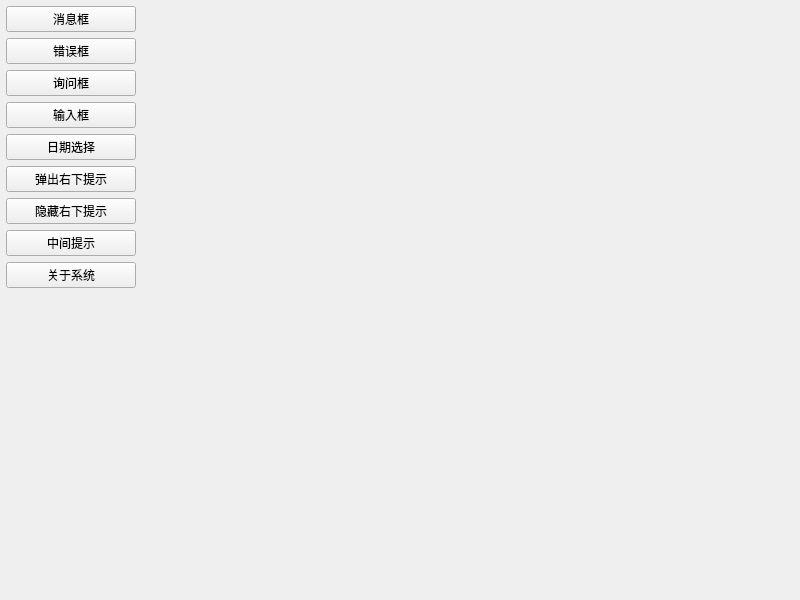
<?xml version="1.0" encoding="UTF-8"?>
<ui version="4.0">
 <class>frmDemoHelper</class>
 <widget class="QWidget" name="frmDemoHelper">
  <property name="geometry">
   <rect>
    <x>0</x>
    <y>0</y>
    <width>800</width>
    <height>600</height>
   </rect>
  </property>
  <property name="windowTitle">
   <string>Form</string>
  </property>
  <layout class="QGridLayout" name="gridLayout">
   <property name="leftMargin">
    <number>6</number>
   </property>
   <property name="topMargin">
    <number>6</number>
   </property>
   <property name="rightMargin">
    <number>6</number>
   </property>
   <property name="bottomMargin">
    <number>6</number>
   </property>
   <property name="spacing">
    <number>6</number>
   </property>
   <item row="0" column="0">
    <widget class="QWidget" name="widget" native="true">
     <property name="minimumSize">
      <size>
       <width>130</width>
       <height>0</height>
      </size>
     </property>
     <layout class="QVBoxLayout" name="verticalLayout">
      <property name="spacing">
       <number>6</number>
      </property>
      <property name="leftMargin">
       <number>0</number>
      </property>
      <property name="topMargin">
       <number>0</number>
      </property>
      <property name="rightMargin">
       <number>0</number>
      </property>
      <property name="bottomMargin">
       <number>0</number>
      </property>
      <item>
       <widget class="QPushButton" name="btnShowInfo">
        <property name="text">
         <string>消息框</string>
        </property>
       </widget>
      </item>
      <item>
       <widget class="QPushButton" name="btnShowError">
        <property name="text">
         <string>错误框</string>
        </property>
       </widget>
      </item>
      <item>
       <widget class="QPushButton" name="btnShowQuestion">
        <property name="text">
         <string>询问框</string>
        </property>
       </widget>
      </item>
      <item>
       <widget class="QPushButton" name="btnShowInput">
        <property name="text">
         <string>输入框</string>
        </property>
       </widget>
      </item>
      <item>
       <widget class="QPushButton" name="btnShowDate">
        <property name="text">
         <string>日期选择</string>
        </property>
       </widget>
      </item>
      <item>
       <widget class="QPushButton" name="btnShowTip">
        <property name="text">
         <string>弹出右下提示</string>
        </property>
       </widget>
      </item>
      <item>
       <widget class="QPushButton" name="btnHideTip">
        <property name="text">
         <string>隐藏右下提示</string>
        </property>
       </widget>
      </item>
      <item>
       <widget class="QPushButton" name="btnShowSplash">
        <property name="text">
         <string>中间提示</string>
        </property>
       </widget>
      </item>
      <item>
       <widget class="QPushButton" name="btnShowAbout">
        <property name="text">
         <string>关于系统</string>
        </property>
       </widget>
      </item>
     </layout>
    </widget>
   </item>
   <item row="0" column="1">
    <spacer name="horizontalSpacer">
     <property name="orientation">
      <enum>Qt::Horizontal</enum>
     </property>
     <property name="sizeHint" stdset="0">
      <size>
       <width>638</width>
       <height>20</height>
      </size>
     </property>
    </spacer>
   </item>
   <item row="1" column="0">
    <spacer name="verticalSpacer">
     <property name="orientation">
      <enum>Qt::Vertical</enum>
     </property>
     <property name="sizeHint" stdset="0">
      <size>
       <width>20</width>
       <height>287</height>
      </size>
     </property>
    </spacer>
   </item>
  </layout>
 </widget>
 <tabstops>
  <tabstop>btnShowInfo</tabstop>
  <tabstop>btnShowError</tabstop>
  <tabstop>btnShowQuestion</tabstop>
  <tabstop>btnShowInput</tabstop>
  <tabstop>btnShowDate</tabstop>
  <tabstop>btnShowTip</tabstop>
  <tabstop>btnHideTip</tabstop>
  <tabstop>btnShowSplash</tabstop>
  <tabstop>btnShowAbout</tabstop>
 </tabstops>
 <resources/>
 <connections/>
</ui>
